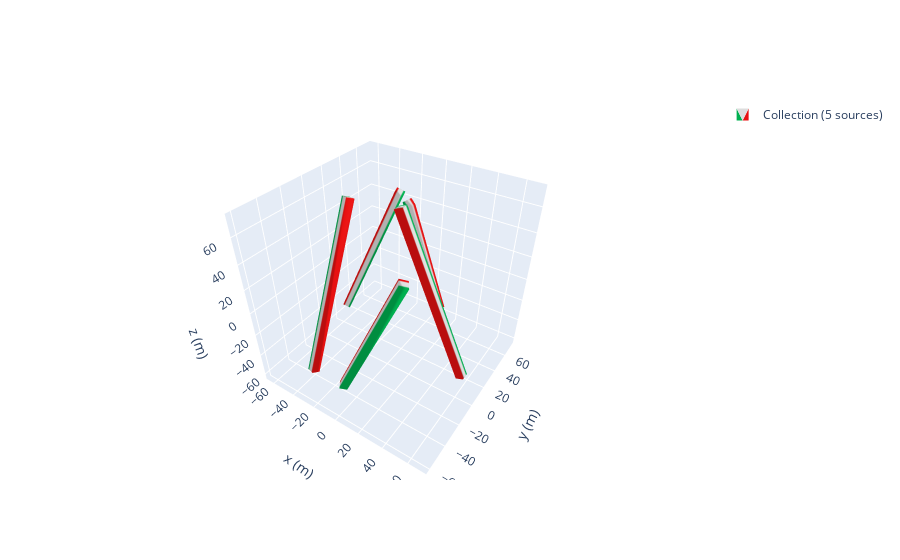

Write notebook code for a chart like this one.
### Code cell
zeeman_prof = magpy.Collection()
n = 5
l =[-24,24,24,-24,24]
ll = ['y','x','y','x','y']
j = 0
angles = np.linspace(0, 360, n, endpoint=False) 
for i in angles:
    cube1= magpy.magnet.Cuboid(
    dimension=(6,6,128),
    polarization=(0,-1.08,0),
    position=(40,1,0))
    cube1.rotate_from_angax(i, 'z', anchor=0)
    cube1.rotate_from_angax(i, 'z')
    cube1.rotate_from_angax(l[j], ll[j],anchor = 0)
    zeeman_prof.add(cube1)
    j = j+1
magpy.show(zeeman_prof, backend='plotly')

### Figure 1 — Plotly figure (JSON) as saved in the notebook; plotly's stock layout.template omitted (floating-point values rounded to 4 significant figures)
{"data": [{"color": "#2e91e5", "colorscale": [[0, "#00b050"], [0.16, "#00b050"], [0.26, "#dddddd"], [0.74, "#dddddd"], [0.84, "#e71111"], [1, "#e71111"]], "i": [7, 0, 0, 0, 4, 4, 2, 6, 4, 0, 3, 7, 15, 8, 8, 8, 12, 12, 10, 14, 12, 8, 11, 15, 23, 16, 16, 16, 20, 20, 18, 22, 20, 16, 19, 23, 31, 24, 24, 24, 28, 28, 26, 30, 28, 24, 27, 31, 39, 32, 32, 32, 36, 36, 34, 38, 36, 32, 35, 39], "intensity": [1, 0, 0, 1, 1, 0, 0, 1, 1, 0, 0, 1, 1, 0, 0, 1, 1, 0, 0, 1, 1, 0, 0, 1, 1, 0, 0, 1, 1, 0, 0, 1, 1, 0, 0, 1, 1, 0, 0, 1], "j": [0, 7, 1, 2, 6, 7, 1, 2, 5, 5, 2, 2, 8, 15, 9, 10, 14, 15, 9, 10, 13, 13, 10, 10, 16, 23, 17, 18, 22, 23, 17, 18, 21, 21, 18, 18, 24, 31, 25, 26, 30, 31, 25, 26, 29, 29, 26, 26, 32, 39, 33, 34, 38, 39, 33, 34, 37, 37, 34, 34], "k": [3, 4, 2, 3, 5, 6, 5, 5, 0, 1, 7, 6, 11, 12, 10, 11, 13, 14, 13, 13, 8, 9, 15, 14, 19, 20, 18, 19, 21, 22, 21, 21, 16, 17, 23, 22, 27, 28, 26, 27, 29, 30, 29, 29, 24, 25, 31, 30, 35, 36, 34, 35, 37, 38, 37, 37, 32, 33, 39, 38], "legendgroup": "Collection(id=2465305278752)", "name": "Collection (5 sources)", "opacity": 1, "showlegend": true, "showscale": false, "type": "mesh3d", "x": [59.83, 59.83, 65.31, 65.31, 7.77, 7.77, 13.25, 13.25, 15.6, 12.07, 7.219, 10.75, 15.6, 12.07, 7.219, 10.75, -59.58, -54.37, -52.68, -57.89, -7.522, -2.309, -0.6154, -5.828, -29.85, -35.55, -33.7, -27.99, -29.85, -35.55, -33.7, -27.99, -13.26, -10.04, -14.48, -17.7, 38.8, 42.02, 37.59, 34.36], "y": [-2.0, 4.0, 4.0, -2.0, -2.0, 4.0, 4.0, -2.0, 61.67, 57.24, 60.46, 64.89, 9.611, 5.176, 8.398, 12.83, 24.63, 26.48, 20.78, 18.92, 24.63, 26.48, 20.78, 18.92, -51.7, -50.01, -44.8, -46.49, 0.3599, 2.054, 7.267, 5.573, -33.54, -38.4, -41.92, -37.07, -33.54, -38.4, -41.92, -37.07], "z": [-43.42, -43.42, -40.98, -40.98, 73.52, 73.52, 75.96, 75.96, -42.6, -44.57, -43.14, -41.16, 74.34, 72.36, 73.8, 75.77, -43.53, -45.85, -46.6, -44.28, 73.41, 71.08, 70.33, 72.65, -47.04, -47.79, -50.11, -49.36, 69.9, 69.14, 66.82, 67.58, -64.15, -65.59, -63.61, -62.18, 52.78, 51.35, 53.32, 54.76]}], "layout": {"legend": {"itemsizing": "constant"}, "scene": {"aspectmode": "manual", "aspectratio": {"x": 1, "y": 1, "z": 1}, "camera": {"eye": {"x": 1, "y": -1.5, "z": 1.4}}, "xaxis": {"autorange": false, "range": [-67.91, 73.64], "title": {"text": "x (m)"}}, "yaxis": {"autorange": false, "range": [-64.17, 77.37], "title": {"text": "y (m)"}}, "zaxis": {"autorange": false, "range": [-65.59, 75.96], "title": {"text": "z (m)"}}}}}
